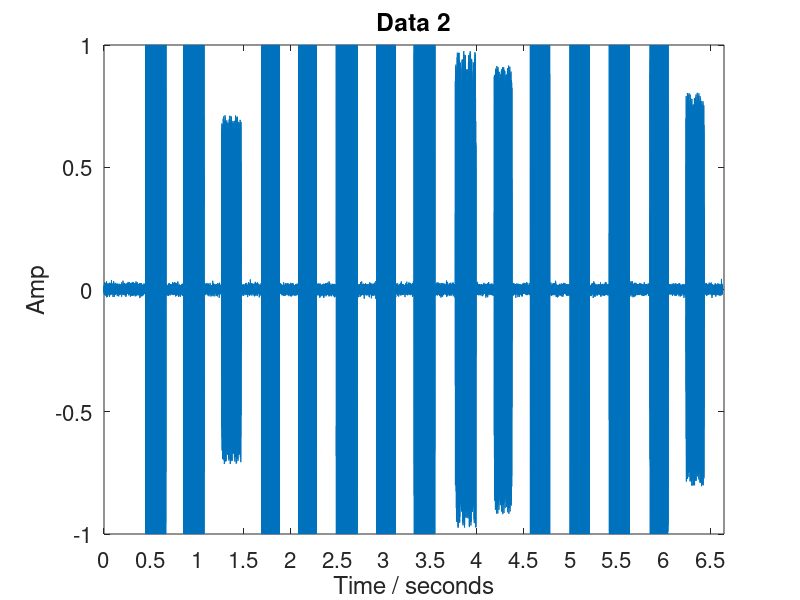

Reproduce this figure in MATLAB.
close all; clc; clear

data = load('./txtData2/data.txt');

sampling_rate = 8000;
len = length(data);
x_axis = (0:(len-1))/8000;

plot(x_axis, data);
title('Data 2')
xlabel('Time / seconds')
ylabel('Amp')
xlim([0 6.65])
set(gca,'fontsize',16,'xtick',0:0.5:7)

x = [0.4459, 0.6633, ...
     0.8642, 1.072, ...
     1.27,   1.473, ...
     1.7,    1.89, ...
     2.09,   2.29, ...
     2.5,    2.722, ...
     2.915,  3.1, ...
     3.34,   3.549, ...
     3.782,  4, ...
     4.182,  4.398, ...
     4.581,  4.794, ...
     5.013,  5.222, ...
     5.431,  5.641, ...
     5.869,  6.059, ...
     6.258,  6.447];
 hold on;
 scatter(x,zeros(1,30))

